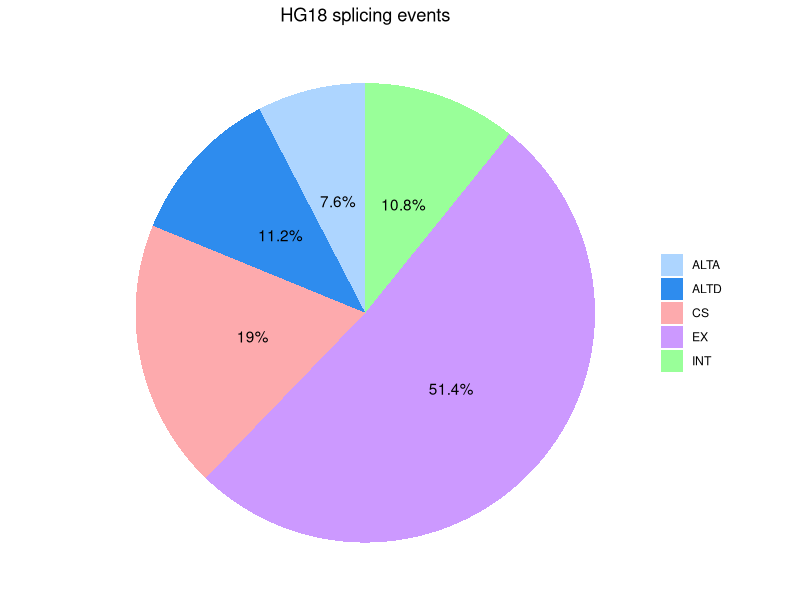
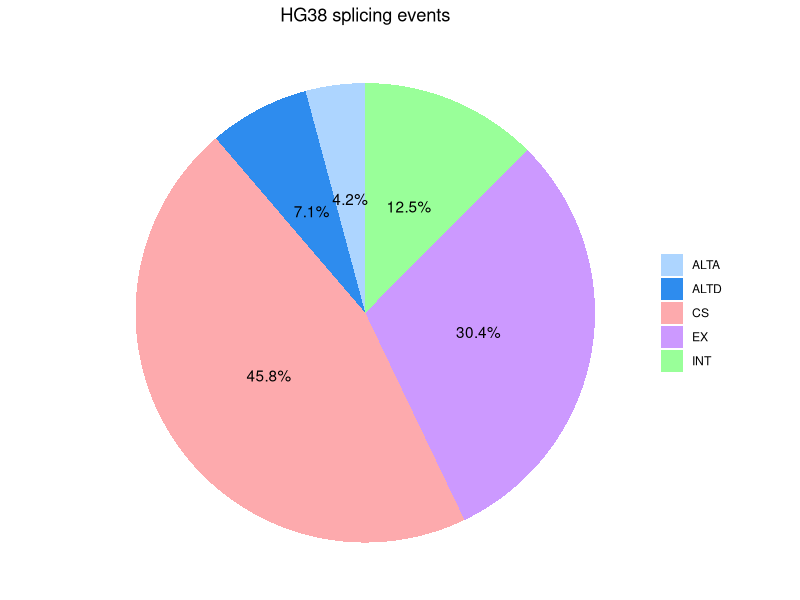
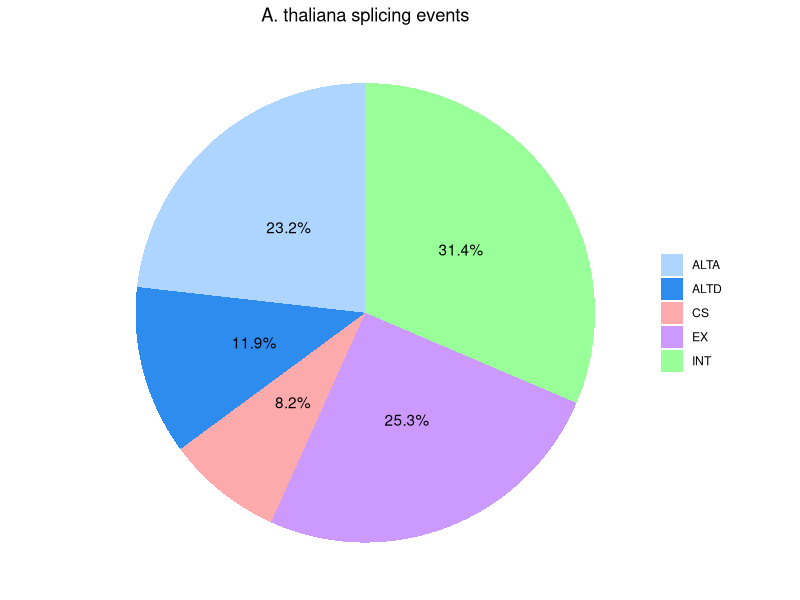
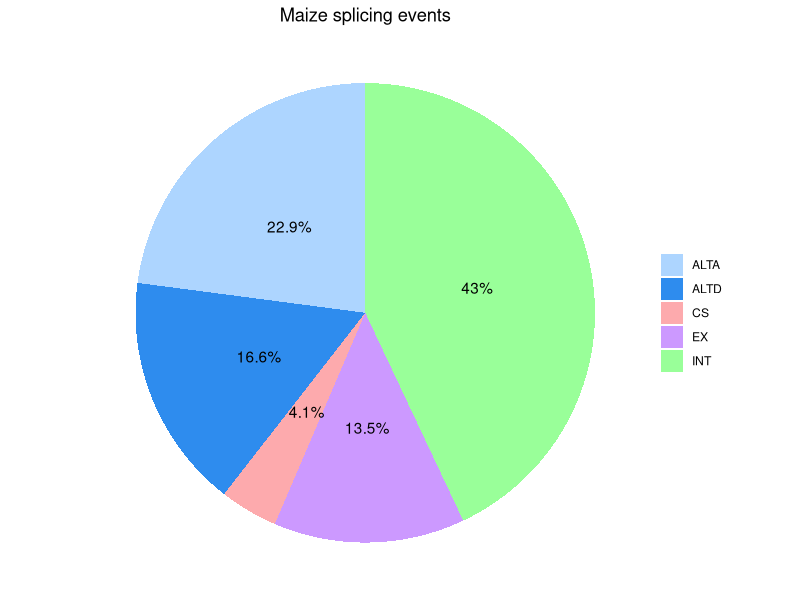

Write the R code that produced these figures, in order.
# Load the ggplot2 library
library(ggplot2)

# Define custom colors for the categories
custom_colors <- c("CS" = "#fdaaad", "EX" = "#CC99FF", "INT" = "#99FF99", "ALTA" = "#add5ff", "ALTD" = "#2e8cee")

# HG18

# Create a sample dataset
data <- data.frame(
  category = c("ALTA", "ALTD", "INT", "EX", "CS"),
  count = c(3634, 5332, 5150, 24511, 9043)
)

# Calculate the percentage for each category

data$percentage <- data$count / sum(data$count) * 100
# Create the pie chart
ggplot(data, aes(x = "", y = count, fill = category)) +
  geom_bar(stat = "identity", width = 1) +
  coord_polar(theta = "y") +
  theme_void() +  # Remove background, grid, and numeric labels
  theme(legend.title = element_blank(),  # Remove legend title
        plot.title = element_text(hjust = 0.5)) +  # Center the title
  labs(title = "HG18 splicing events") +
  geom_text(aes(label = paste0(round(percentage, 1), "%")), 
            position = position_stack(vjust = 0.5)) +
  scale_fill_manual(values = custom_colors)  # Apply custom colors




# HG38

# Create a sample dataset
data <- data.frame(
  category = c("ALTA", "ALTD", "INT", "EX", "CS"),
  count = c(11729,19849,34905,85268,128437)
)

# Calculate the percentage for each category

data$percentage <- data$count / sum(data$count) * 100
# Create the pie chart
ggplot(data, aes(x = "", y = count, fill = category)) +
  geom_bar(stat = "identity", width = 1) +
  coord_polar(theta = "y") +
  theme_void() +  # Remove background, grid, and numeric labels
  theme(legend.title = element_blank(),  # Remove legend title
        plot.title = element_text(hjust = 0.5)) +  # Center the title
  labs(title = "HG38 splicing events") +
  geom_text(aes(label = paste0(round(percentage, 1), "%")), 
            position = position_stack(vjust = 0.5)) +
  scale_fill_manual(values = custom_colors)  # Apply custom colors


# A.thaliana

# Create a sample dataset
data <- data.frame(
  category = c("ALTA", "ALTD", "INT", "EX", "CS"),
  count = c(85049,43643,115163,92764,29886)
)

# Calculate the percentage for each category

data$percentage <- data$count / sum(data$count) * 100
# Create the pie chart
ggplot(data, aes(x = "", y = count, fill = category)) +
  geom_bar(stat = "identity", width = 1) +
  coord_polar(theta = "y") +
  theme_void() +  # Remove background, grid, and numeric labels
  theme(legend.title = element_blank(),  # Remove legend title
        plot.title = element_text(hjust = 0.5)) +  # Center the title
  labs(title = "A. thaliana splicing events") +
  geom_text(aes(label = paste0(round(percentage, 1), "%")), 
            position = position_stack(vjust = 0.5)) +
  scale_fill_manual(values = custom_colors)  # Apply custom colors

# Maize

# Create a sample dataset
data <- data.frame(
  category = c("ALTA", "ALTD", "INT", "EX", "CS"),
  count = c(24748,17871,46416,14531,4410)
)

# Calculate the percentage for each category

data$percentage <- data$count / sum(data$count) * 100
# Create the pie chart
ggplot(data, aes(x = "", y = count, fill = category)) +
  geom_bar(stat = "identity", width = 1) +
  coord_polar(theta = "y") +
  theme_void() +  # Remove background, grid, and numeric labels
  theme(legend.title = element_blank(),  # Remove legend title
        plot.title = element_text(hjust = 0.5)) +  # Center the title
  labs(title = "Maize splicing events") +
  geom_text(aes(label = paste0(round(percentage, 1), "%")), 
            position = position_stack(vjust = 0.5)) +
  scale_fill_manual(values = custom_colors)  # Apply custom colors

################################################



